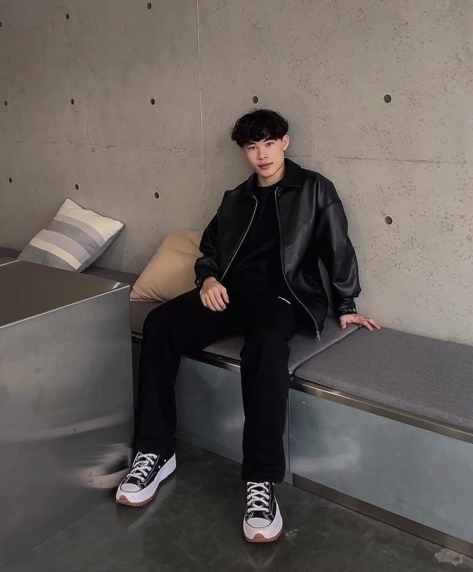
#> input picture week08/img.jpg, 946 x 1144 px (shown at 1/2 size)
$ python 0408_4.py
#> lines starting #> are read from the running program, lines starting #| are printed output that depends on the picture; after the words box and inside, x2 and y2 are one past the last pixel; in counts of white or black regions, pixels touching at a corner belong together
import cv2
import numpy as np

img = cv2.imread("img.jpg")
#> img is the input picture: shape (1144, 946, 3); mean B, G, R 88.3, 92, 99
img = cv2.resize(img, (473, 572))
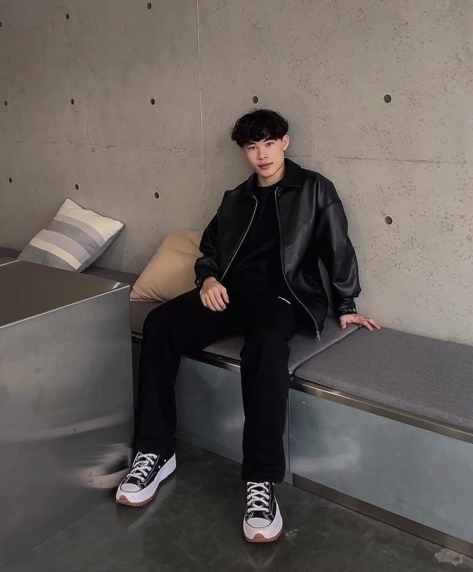
#> img: shape (572, 473, 3); mean B, G, R 88.5, 92.2, 99.2
ycrcb = cv2.cvtColor(img, cv2.COLOR_BGR2YCR_CB)
#> ycrcb: shape (572, 473, 3); mean of channels 0, 1, 2 93.9, 131.9, 124.9

# ycrcb 膚色區間
lower = np.array([0, 153, 77])

higher = np.array([255, 173, 127])

mask = cv2.inRange(ycrcb, lower, higher)
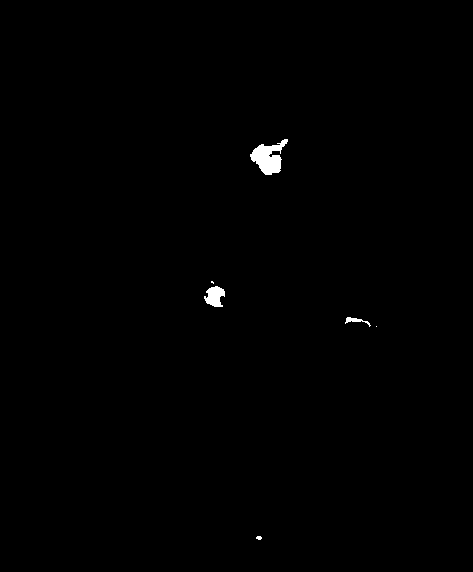
#> mask: shape (572, 473); 0.42% white; 6 white regions (3 under 20 px)

res = cv2.bitwise_and(img, img, mask=mask)

contours, hierarchy = cv2.findContours(mask, cv2.RETR_LIST, cv2.CHAIN_APPROX_SIMPLE)
#> contours = 6 contours, 3 with area under 20; largest, box (x1, y1, x2, y2) and area: (250, 139, 288, 175) 651, (204, 286, 225, 307) 261, (345, 317, 371, 327) 55

if contours:

    contour = max(contours, key=cv2.contourArea)  # 找最大輪廓
#> contour = contour of 77 points, box (x1, y1, x2, y2) (250, 139, 288, 175), area 651
    # 包圍矩形
    (x, y, w, h) = cv2.boundingRect(contour)
#> x = 250; y = 139; w = 38; h = 36
    dst = cv2.rectangle(img.copy(), (x, y), (x + w, y + h), (0, 255, 0), 2)
    cv2.imshow('dst', dst)

    # 最小包圍矩形
    box = cv2.minAreaRect(contour)
#> box = ((270.8, 158), (39.77, 31.44), -12.26)
    points = cv2.boxPoints(box)
#> points = [[254.7, 177.5], [248, 146.8], [286.9, 138.4], [293.5, 169.1]]
    points = points.astype(int)
#> points = [[254, 177], [248, 146], [286, 138], [293, 169]]
    dst1 = cv2.drawContours(img.copy(), [points], 0, (0, 255, 0), 1)
    cv2.imshow('dst1', dst1)

    # 最小包圍圓形
    ((x, y), radius) = cv2.minEnclosingCircle(contour)
#> x = 271.3; y = 153.5; radius = 21.41
    dst2 = cv2.circle(img.copy(), (int(x), int(y)), int(radius), (0, 255, 0), 2)
    cv2.imshow('dst2', dst2)

    # 最優擬合橢圓
    ellipse = cv2.fitEllipse(contour)
#> ellipse = ((268.8, 155.1), (30.98, 37.97), 31.92)
    dst3 = cv2.ellipse(img.copy(), ellipse, (0, 255, 0), 2)
    cv2.imshow('dst3', dst3)


cv2.imshow('mask', mask)
cv2.imshow('res', res)
cv2.waitKey(0)
cv2.destroyAllWindows()
